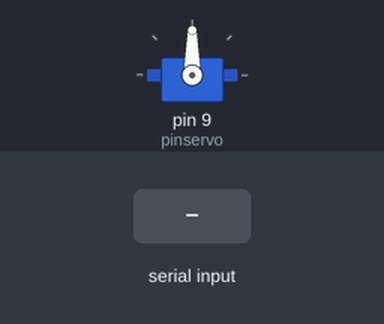
The sketch below on a simulated Arduino Uno, built with avr-gcc and run on an emulated ATmega328P. Parts: servo. The inputs (shaded band) are chosen by the test bench.

Above: at 1.2 s.
1.3 s: "30,150\n" received over Serial
At 3.5 s:
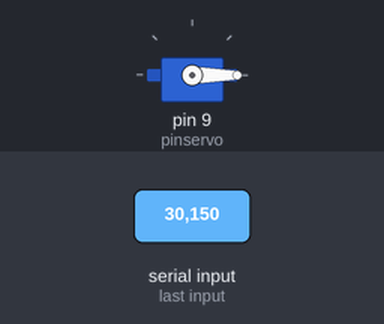
3.8 s: "90,45\n" received over Serial
At 4.1 s:
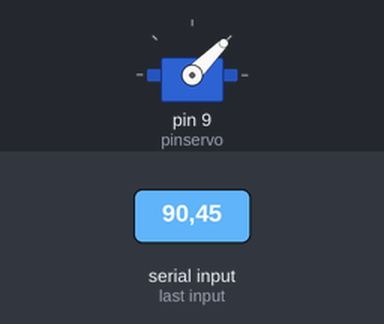
6.3 s: "200\n" received over Serial
At 6.7 s:
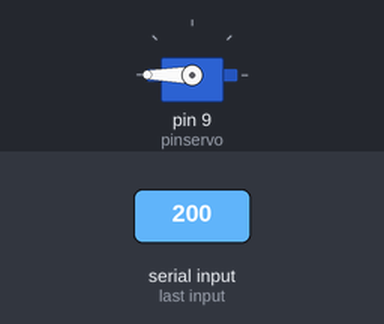
Timing chart, 0 to 9.3 s (numbered marks = the images above; inputs shaded):
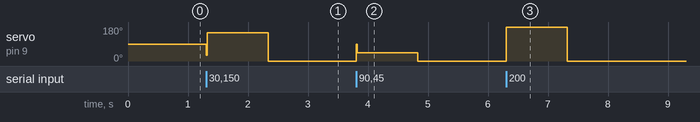

The sketch:

teste.ino
```cpp
#define pinservo 9
#define pinpot 0
#include <Servo.h>
Servo myservo;
int ang = 0;
void setup() {
  // put your setup code here, to run once:
  myservo.attach(pinservo);
  Serial.begin(9600);
}

void loop() {
  // put your main code here, to run repeatedly:
  if(Serial.available() > 0) {
    ang = Serial.parseInt();
    myservo.write(ang);
    delay(15);
  }
}
```

Measured:
- after the input at 1.3 s, servo on pin 9 (pinservo): 90° → 150° at once, → 0° 1.0 s later
- after the input at 3.8 s, servo on pin 9 (pinservo): 0° → 45° at once, → 0° 1.0 s later
- after the input at 6.3 s, servo on pin 9 (pinservo): 0° → 180° at once, → 0° 1.0 s later
